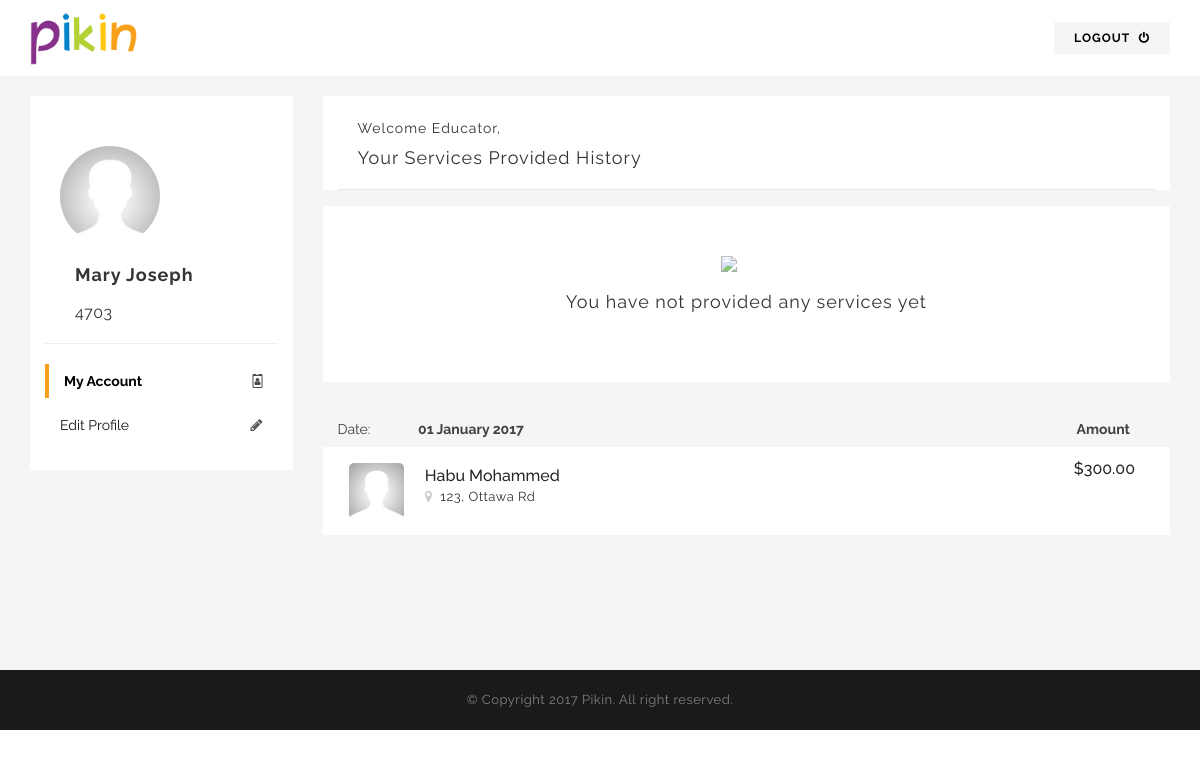
Screenshot of /educator-member.php (signed in) with the database file from the repository.
### tables this page shows
CREATE TABLE `educators` (
  `EducatorID` int(200) NOT NULL,
  `firstname` text NOT NULL,
  `lastname` text NOT NULL,
  `email` varchar(30) NOT NULL,
  `phonenumber` varchar(30) NOT NULL,
  `password` varchar(30) NOT NULL,
  `hashkey` varchar(32) NOT NULL,
  `postcode` int(30) NOT NULL,
  `suburb` text NOT NULL,
  `CoordinatorID` int(11) NOT NULL,
  `rating` int(5) DEFAULT '0',
  `avatar` varchar(255) DEFAULT 'default.jpg',
  `active` int(1) NOT NULL DEFAULT '0',
  `address` varchar(250) NOT NULL,
  `numkids` varchar(250) NOT NULL,
  `ageofkids` varchar(250) NOT NULL,
  `typeofservice` varchar(250) NOT NULL,
  `servicehours` varchar(250) NOT NULL
);

### educator-member.php (the view, shortened to what this page needs)
<?php
$EducatorID = $_SESSION['EducatorID'];
$query = "SELECT * FROM educators WHERE EducatorID = '$EducatorID'";
$userdetails =  mysqli_query ($connection, $query);
$data = mysqli_fetch_assoc($userdetails);
?>
<!doctype html>
<html class="no-js" lang="en">
<head>
<link rel="stylesheet" href="css/ionicons.min.css">
<link rel="stylesheet" href="css/bootstrap/bootstrap.min.css">
<link rel="stylesheet" href="css/font-awesome.min.css">
<link rel="stylesheet" href="css/main.css">
<link rel="stylesheet" href="css/style3.css">
<link rel="stylesheet" href="css/responsive.css">
<link href="https://maxcdn.bootstrapcdn.com/font-awesome/4.7.0/css/font-awesome.min.css" rel="stylesheet">
</head>
<body>
<div id="wrap">
  <main class="cd-main-content">
    <div id="content">
          <div class="top-head" style="margin: 0px; background: white; padding: 10px 0px;">
        <div class="container" style="">
            <div class="row">
              <div class="col-md-12">
                <h4></h4><img src="img/logo.png" class="img-responsive" alt="" style="width: 110px">
                <a href="logout.php" class="pull-right" style="color: black; background: #f5f5f5; margin-top: 12px">Logout <i class="fa fa-power-off" style="margin-left: 5px"></i> </a> </div>
            </div>
          </div>
          </div>
      <div class="resume" style="padding-top: 20px;">
        <div class="container" style="padding: 0px">
         <div class="col-md-3" style="">
            <div class="side-bar" style="">
           <div class="col-md-12" style="padding: 0px">
            <div style="padding: 30px; padding-bottom: 0px">
                <img src="images/<?=$data['avatar']?>" class="img-responsive" alt="" style="border-radius: 100%; width: 100px; height: 100px; margin-top: 20px">
            </div>
              </div>
           <div class="col-md-12">
            <div style="padding: 30px; padding-top: 10px; padding-bottom: 0px">
             <h5 style="text-transform: none; margin: 0px; padding: 5px 0px;line-height: 1.5">
               <?=$data['firstname']?> <?=$data['lastname']?>
             </h5>
                          <p style="font-size: 16px"><?=$data['postcode']?></p>
           </div>
           <hr>
          <nav>
                  <ul class=" nav nav-pills nav-stacked">
                    <li style="margin-bottom: 10px" role="presentation" class="active"><a style="" href="#about-me" aria-controls="about-me" role="tab" data-toggle="tab"> My Account &nbsp; &nbsp;<i class="fa fa-id-badge pull-right" style="opacity: .7"></i></a></li>
                    <li role="presentation"><a href="#contact" aria-controls="contact" role="tab" data-toggle="tab">
                      Edit Profile &nbsp; &nbsp;<i class="fa fa-pencil pull-right" style="opacity: .7"></i></a></li>
                  </ul>
              </nav>
             <br>
             <br>
           </div>
           <div class="clearfix"></div>
           </div>
         </div>
          <div class="">
            <div class="col-md-9">
              <div class="tab-content">
                <div role="tabpanel" class="tab-pane fade in active" id="about-me">
                  <div class="inside-sec">
                    <div class="col-md-12">
                   <h5 class="tittle" style="font-weight: normal; text-transform: none; line-height: 1.2">
                      <span style="margin-bottom: 10px; font-size: 14px">
                        Welcome Educator,
                      </span>
                      <br>
                      <div style="width: 100%; height: 10px"></div>
                     Your Services Provided History
                    </h5>
                    </div>
                  </div>
                  <br>
                  <br>
                    <div style="width: 100%; padding: 50px 20px; background: #fff; margin-bottom: 20px">
                      <center>
                      <img src="img/notfound.png" width="50px" style="opacity: .7">
                      <h5 style="font-weight: normal; text-transform: none;">
                        You have not provided any services yet
                      </h5>
                      </center>
                    </div>
                  <div style="padding: 10px 0px; margin-bottom: 10px">
                      <div class="col-md-1 col-xs-2">
                    <h6 style="text-transform: none;  font-size: 14px; font-weight: normal; color: #404040">
                        Date:
                      </h6>
                      </div>
                      <div class="col-md-9 col-xs-8">
                    <h6 style="text-transform: none; margin-left: 10px; font-size: 14px; font-weight: bold; color: #404040">
                      01 January 2017
                    </h6>
                      </div>
                      <div class="col-md-2 col-xs-2">
                    <h6 class="pull-right" style="text-transform: none; margin-left: 10px; font-size: 14px; font-weight: bold; color: #404040; margin-right: 25px">
                      Amount
                    </h6>
                      </div>
                      <div class="clearfix"></div>
                    <div style="background: white;width: 100%; padding: 10px 20px; margin-bottom: 15px">
                      <div class="col-md-1 col-xs-2" style="padding: 6px">
                        <img src="images/default.jpg" width="100%" style="border-radius: 5px">
                      </div>
                      <div class="col-md-8 col-xs-7">
                        <h6 style="text-transform: none;font-weight: 500; margin-bottom: 2px; ">
                          Habu Mohammed
                        </h6>
                        <p style="margin-bottom: 0px">
                          <i class="fa fa-map-marker" style="color: #ccc"></i> &nbsp;123, Ottawa Rd
                        </p>
                      </div>
                      <div class="col-md-3 col-xs-3">
                        <h6 class="pull-right" style="text-transform: none;font-weight: 500; margin-bottom: 2px; margin-top: 3px">
                          $300.00
                        </h6>
                      </div>
                      <div class="clearfix"></div>
                    </div>
                  </div>
                </div>
              </div>
            </div>
          </div>
        </div>
      </div>
    </div>
  </main>
  <footer class="footer">
    <div class="rights">
      <p>© Copyright 2017 Pikin. All right reserved.</p>
    </div>
  </footer>
</div>
</body>
</html>

### css/style3.css (style rules this page uses)
* { margin: 0px; padding: 0px; }
body { background: #FFF; font-weight: normal; position: relative; font-size: 14px; font-family: 'Raleway', sans-serif; }
#wrap { position: relative; width: 100%; overflow: hidden; }
h1, h2, h3, h4, h5, h6 { color: #262626; font-weight: bold; text-transform: uppercase; font-family: 'Raleway', sans-serif; }
h5 { font-size: 18px; padding: 20px 0; margin: 0px; color: #333333; letter-spacing: 1px; }
h6 { font-size: 16px; }
p { color: #333333; font-size: 13px; line-height: 20px; letter-spacing: 0.5px; text-rendering: optimizeLegibility; }
a { -webkit-transition: all 0.4s ease-in-out; -moz-transition: all 0.4s ease-in-out; -o-transition: all 0.4s ease-in-out; -ms-transition: all 0.4s ease-in-out; transition: all 0.4s ease-in-out; text-decoration: none !important; }
img { -webkit-transition: 0.4s ease-in-out; -moz-transition: 0.4s ease-in-out; -ms-transition: 0.4s ease-in-out; -o-transition: 0.4s ease-in-out; transition: 0.4s ease-in-out; display: inline-block !important; }
ul { margin-bottom: 0px; }
li { list-style: none; }
a { text-decoration: none; color: #141414; }
.resume { background: #f5f5f5; padding: 100px 0; }
h5.tittle { font-size: 18px; padding: 20px; margin: 0px; color: #333333; letter-spacing: 1px; border-bottom: 1px solid #e6e6e6; }
.top-head { margin-bottom: 30px; }
.top-head a { letter-spacing: 1px; background: #346abb; color: #fff; padding: 10px 20px; text-transform: uppercase; font-weight: bold; font-size: 12px; margin-top: 3px; display: inline-block; }
.side-bar { background: #fff; }
.inside-sec { width: 100%; display: inline-block; background: #fff; }
.rights { background: #1a1a1a; padding: 20px 0; text-align: center; }
.rights p { margin: 0px; color: #808080; }
.nav-pills>li+li { margin-left: 0px; }
article, aside, details, figcaption, figure, footer, header, hgroup, menu, nav, section, main { display: block; }
body { line-height: 1; }
ol, ul { list-style: none; }
.cd-main-content { min-height: 100%; position: relative; z-index: 2; -webkit-transform: translateZ(0); -webkit-backface-visibility: hidden; -webkit-transition-property: -webkit-transform; -moz-transition-property: -moz-transform; transition-property: transform; -webkit-transition-duration: 0.4s; -moz-transition-duration: 0.4s; transition-duration: 0.4s; }
#content:before { opacity: 0; position: absolute; height: 100%; width: 100%; left: 0px; right: 320px; margin-right: 320px; top: 0px; content: ""; display: none; background: rgba(0,0,0,0.5); z-index: 1; -webkit-transition: all 0.4s ease-in-out; -moz-transition: all 0.4s ease-in-out; -o-transition: all 0.4s ease-in-out; -ms-transition: all 0.4s ease-in-out; transition: all 0.4s ease-in-out; }

### educator-member.php (style rules this page uses)
.nav-pills>li.active>a, .nav-pills>li.active>a:focus, .nav-pills>li.active>a:hover { background: white !important; color: black !important; border-left: 4px solid #f8a01a; border-radius: 0px; font-weight: bold }

### rows the page displays
educators: avatar (placeholder picture), firstname "Mary", lastname "Joseph", postcode "4703"
